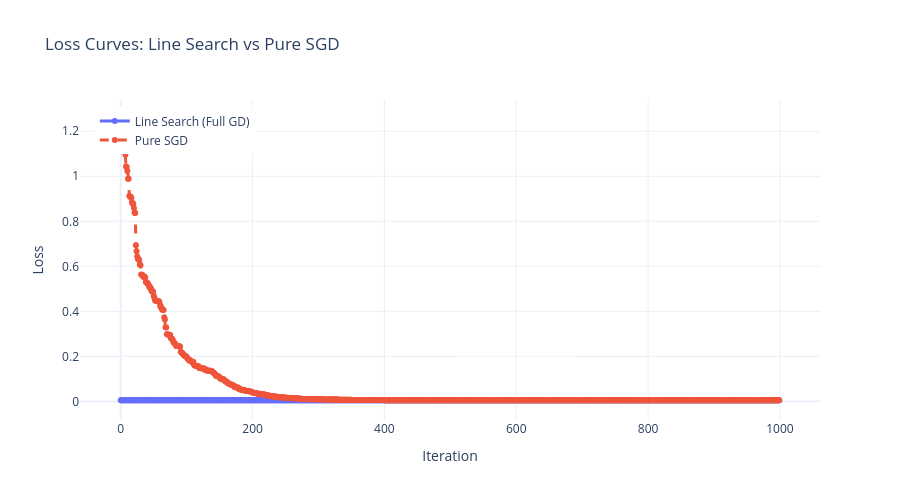

The cell this chart's notebook holds for it:
### Code cell
import plotly.graph_objects as go

fig = go.Figure()

fig.add_trace(
    go.Scatter(
        y=losses_line_search,
        mode="lines+markers",
        name="Line Search (Full GD)",
        line=dict(width=3)
    )
)

fig.add_trace(
    go.Scatter(
        y=losses_sgd,
        mode="lines+markers",
        name="Pure SGD",
        line=dict(width=3, dash="dash")
    )
)

fig.update_layout(
    title="Loss Curves: Line Search vs Pure SGD",
    xaxis_title="Iteration",
    yaxis_title="Loss",
    template="plotly_white",
    width=900,
    height=500,
    legend=dict(x=0.02, y=0.98)
)

fig.show()

### Figure 1 — Plotly figure (JSON) as saved in the notebook; plotly's stock layout.template omitted (floating-point values rounded to 4 significant figures; data arrays with more than 128 entries replaced by an {"elided": "..."} marker saying what was removed)
{"data": [{"line": {"width": 3}, "mode": "lines+markers", "name": "Line Search (Full GD)", "type": "scatter", "y": {"elided": "1000 float values"}}, {"line": {"dash": "dash", "width": 3}, "mode": "lines+markers", "name": "Pure SGD", "type": "scatter", "y": {"elided": "1000 float values"}}], "layout": {"height": 500, "legend": {"x": 0.02, "y": 0.98}, "title": {"text": "Loss Curves: Line Search vs Pure SGD"}, "width": 900, "xaxis": {"title": {"text": "Iteration"}}, "yaxis": {"title": {"text": "Loss"}}}}
